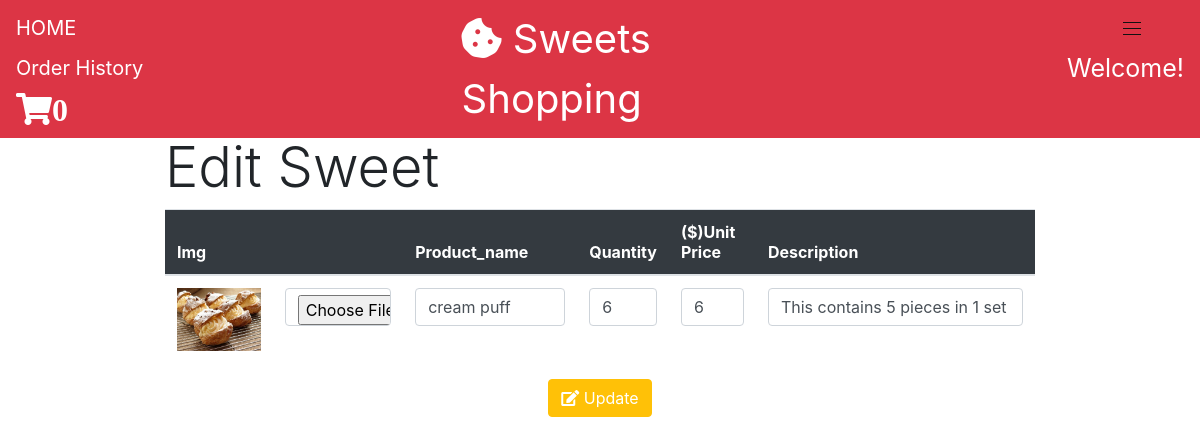
The page /views/editProduct.php?product_id=3 on the database its author committed.
### tables this page shows
CREATE TABLE `products` (
  `product_id` int(11) NOT NULL,
  `product_name` varchar(50) NOT NULL,
  `unit_price` int(10) NOT NULL,
  `product_stock` int(10) NOT NULL,
  `img_url` varchar(255) NOT NULL,
  `description` varchar(255) NOT NULL
);

### classes/database.php (called while the page is built, shortened)
<?php
class Database{
    private $server_name = "localhost";
    private $username = "root";
    private $password = "";
    private $db_name = "sweets_shopping";
    public function __construct(){
        $this->conn = new mysqli($this->server_name, $this->username, $this->password, $this->db_name);
    }
}

### classes/product.php (called while the page is built, shortened)
<?php
require_once "database.php";
class Product extends Database{
    public function getProduct($product_id){
        $sql = "SELECT * FROM products WHERE product_id = '$product_id'";
        if($result = $this->conn->query($sql)){
            return $result->fetch_assoc();
            exit;
        }else{
            die("Error retrieving product: " . $this->conn->error);
        }
    }
}

### views/editProduct.php (the view, shortened to what this page needs)
<?php
$product_id = $_GET['product_id'];
require_once "../classes/product.php";
$product = new Product;
$product_detail = $product->getProduct($product_id);
?>
<?php
include "header.php";
?>
<!DOCTYPE html>
<html lang="en">
<head>
<link rel="stylesheet" href="https://cdnjs.cloudflare.com/ajax/libs/twitter-bootstrap/4.6.0/css/bootstrap.min.css">
<link rel="stylesheet" href="https://cdnjs.cloudflare.com/ajax/libs/font-awesome/5.15.2/css/all.min.css">
<link rel="stylesheet" href="../assets/css/style.css">
</head>
<body>
<br>
<br>
    <div class="container w-75 mt-5">
    <a href="admin.php" class="btn btn-secondary"><i class="fas fa-arrow-left"></i> &nbsp;Back to Admin Page</a>
    <h1 class="display-4">Edit Sweet</h1>
        <form action="../actions/editProduct.php" enctype="multipart/form-data" method="post">
            <table class="table">
                <thead class="bg-dark text-white">
                    <th>Img</th>
                    <th></th>
                    <th>Product_name</th>
                    <th>Quantity</th>
                    <th>($)Unit Price</th>
                    <th>Description</th>
                </thead>
                <tbody>
                    <tr>
                        <td>
                            <img src="<?php echo "../img/".$product_detail['img_url']; ?>" alt="<?php echo $product_detail['img_url']; ?>" class="img-fluid" width="90">
                        </td>
                        <td style="width:15%"><input type="file" name="upload_file" id="upload_file" value="upload" class="form-control"></td>
                        <td style="width:20%"><input type="text" name="product_name" value="<?php echo $product_detail['product_name'];?>" class="form-control"></td>
                        <td style="width:10%"><input type="number" name="product_stock" value="<?php echo $product_detail['product_stock'];?>" class="form-control"></td>
                        <td style="width:10%"><input type="number" name="unit_price" value="<?php echo $product_detail['unit_price'];?>" class="form-control"></td>
                        <td><input type="text" name="description" value="<?php echo $product_detail['description'];?>" class="form-control"></td>
                    </tr>
                </tbody>
            </table>
            <div class="form-row justify-content-center">
                <div class="form-group">
                <button type="submit" class="btn btn-warning mb-3 text-white" name="edit"><i class="fas fa-edit"></i> Update</button><br>
                </div>
            </div>
        </form>
    </div>
</body>
</html>

### assets/css/style.css (style rules this page uses)
html, body { height: 100%; }

### rows shown on the page
products: img_url (picture), product_name "cream puff", product_stock "6", unit_price "6", description "This contains 5 pieces in 1 set"

### other values the page prints
$cart_detail['COUNT(*)'] "0"
